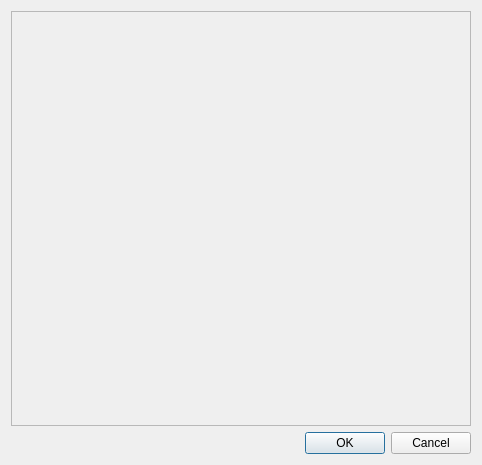
<?xml version="1.0" encoding="UTF-8"?>
<ui version="4.0">
 <class>Dialog</class>
 <widget class="QDialog" name="Dialog">
  <property name="geometry">
   <rect>
    <x>0</x>
    <y>0</y>
    <width>468</width>
    <height>465</height>
   </rect>
  </property>
  <property name="windowTitle">
   <string>Dialog</string>
  </property>
  <layout class="QVBoxLayout" name="verticalLayout_2">
   <item>
    <widget class="QScrollArea" name="scrollArea">
     <property name="sizePolicy">
      <sizepolicy hsizetype="MinimumExpanding" vsizetype="MinimumExpanding">
       <horstretch>0</horstretch>
       <verstretch>0</verstretch>
      </sizepolicy>
     </property>
     <property name="minimumSize">
      <size>
       <width>460</width>
       <height>170</height>
      </size>
     </property>
     <property name="horizontalScrollBarPolicy">
      <enum>Qt::ScrollBarPolicy::ScrollBarAlwaysOff</enum>
     </property>
     <property name="widgetResizable">
      <bool>true</bool>
     </property>
     <widget class="QWidget" name="scrollAreaWidgetContents">
      <property name="geometry">
       <rect>
        <x>0</x>
        <y>0</y>
        <width>456</width>
        <height>411</height>
       </rect>
      </property>
      <layout class="QVBoxLayout" name="verticalLayout"/>
     </widget>
    </widget>
   </item>
   <item>
    <widget class="QDialogButtonBox" name="buttonBox">
     <property name="orientation">
      <enum>Qt::Orientation::Horizontal</enum>
     </property>
     <property name="standardButtons">
      <set>QDialogButtonBox::StandardButton::Cancel|QDialogButtonBox::StandardButton::Ok</set>
     </property>
    </widget>
   </item>
  </layout>
 </widget>
 <resources/>
 <connections>
  <connection>
   <sender>buttonBox</sender>
   <signal>accepted()</signal>
   <receiver>Dialog</receiver>
   <slot>accept()</slot>
   <hints>
    <hint type="sourcelabel">
     <x>248</x>
     <y>254</y>
    </hint>
    <hint type="destinationlabel">
     <x>157</x>
     <y>274</y>
    </hint>
   </hints>
  </connection>
  <connection>
   <sender>buttonBox</sender>
   <signal>rejected()</signal>
   <receiver>Dialog</receiver>
   <slot>reject()</slot>
   <hints>
    <hint type="sourcelabel">
     <x>316</x>
     <y>260</y>
    </hint>
    <hint type="destinationlabel">
     <x>286</x>
     <y>274</y>
    </hint>
   </hints>
  </connection>
 </connections>
</ui>
